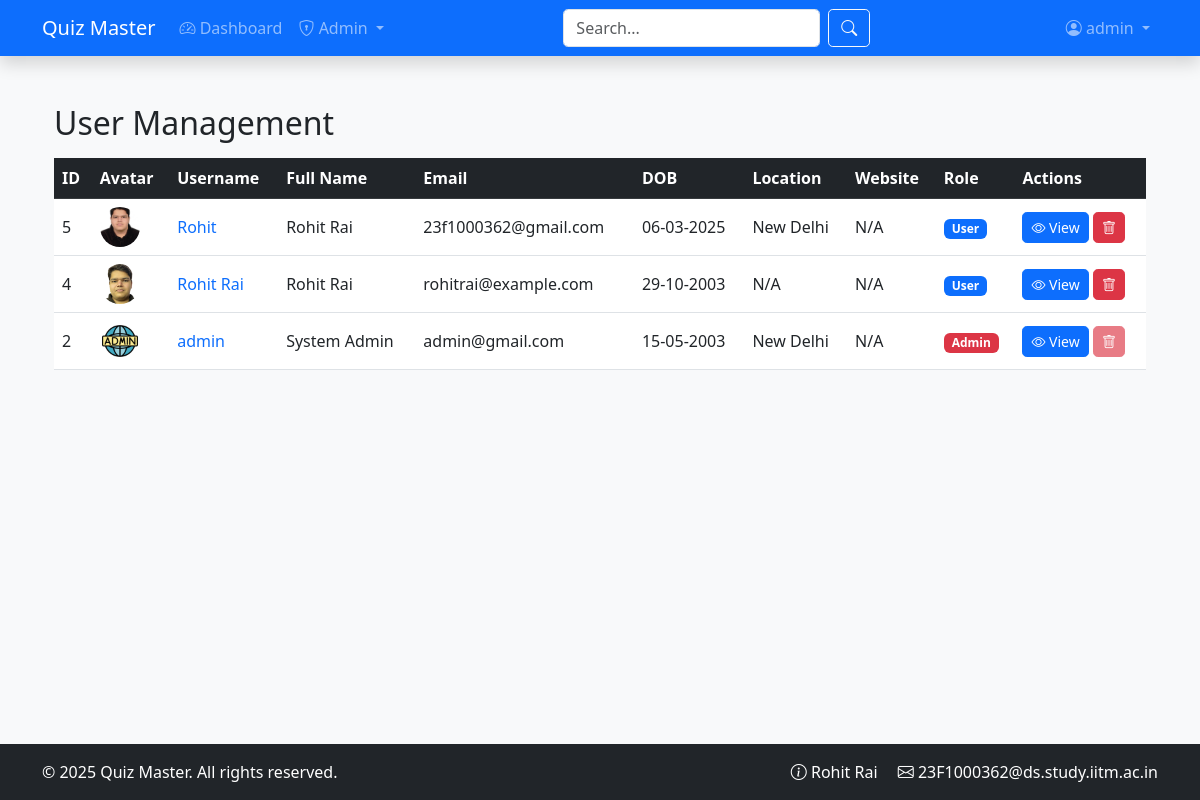
The app's page /admin/users (signed in) with its own data.
### application/models.py (models this page shows, shortened)
class User(UserMixin, db.Model):
    __tablename__ = 'users'
    id = db.Column(db.Integer, primary_key=True)
    username = db.Column(db.String(100), unique=True, nullable=False, index=True)
    password_hash = db.Column(db.String(128), nullable=False)
    full_name = db.Column(db.String(100), nullable=False)
    email = db.Column(db.String(120), unique=True, nullable=False)
    qualification = db.Column(db.String(100))
    dob = db.Column(db.Date)
    bio = db.Column(db.Text)
    location = db.Column(db.String(100))
    avatar = db.Column(db.String(255), nullable=True)
    website = db.Column(db.String(200))
    is_admin = db.Column(db.Boolean, default=False)
    is_admin = db.Column(db.Boolean, default=False)
    is_active = db.Column(db.Boolean, default=True)
    created_at = db.Column(db.DateTime, default=lambda: datetime.now(timezone.utc))
    last_seen = db.Column(db.DateTime, default=lambda: datetime.now(timezone.utc))
    scores = db.relationship('Score', back_populates='user', cascade='all, delete-orphan')
    quiz_attempts = db.relationship('QuizAttempt', back_populates='user', cascade='all, delete-orphan')
    @property
    def password(self):
        raise AttributeError('Password is not readable')

### application/blueprints/admin_bp.py (the view)
@admin_bp.route('/users')
@admin_required
def manage_users():
    users = User.query.order_by(User.username).all()
    return render_template('admin/manage_users.html', users=users)

### application/__init__.py (called while the page is built)
@login_manager.user_loader
def load_user(user_id):
    from application.models import User
    return User.query.get(int(user_id))

### application/templates/admin/manage_users.html (shortened to what this page needs)
{% extends "base.html" %}
{% block content %}
<div class="container mt-4">
    <h2>User Management</h2>
    <div class="table-responsive mt-3">
        <table class="table table-hover align-middle">
            <thead class="table-dark">
                <tr>
                    <th>ID</th>
                    <th>Avatar</th>
                    <th>Username</th>
                    <th>Full Name</th>
                    <th>Email</th>
                    <th>DOB</th>
                    <th>Location</th>
                    <th>Website</th>
                    <th>Role</th>
                    <th>Actions</th>
                </tr>
            </thead>
            <tbody>
                {% for user in users %}
                <tr>
                    <td>{{ user.id }}</td>
                    <td>
                        {% if user.avatar %}
                            <img src="{{ url_for('profile.serve_uploaded_file', filename=user.avatar) }}"
                                 alt="avatar"
                                 class="rounded-circle"
                                 style="width: 40px; height: 40px; object-fit: cover;">
                        {% else %}
                            <img src="{{ url_for('static', filename='images/default_avatar.png') }}"
                                 alt="avatar"
                                 class="rounded-circle"
                                 style="width: 40px; height: 40px; object-fit: cover;">
                        {% endif %}
                    </td>
                    <td>
                        <a href="{{ url_for('profile.view', username=user.username) }}" class="text-decoration-none">
                            {{ user.username }}
                        </a>
                    </td>
                    <td>{{ user.full_name or 'N/A' }}</td>
                    <td>{{ user.email }}</td>
                    <td>
                        {% if user.dob %}
                            {{ user.dob.strftime('%d-%m-%Y') }}
                        {% else %}
                            N/A
                        {% endif %}
                    </td>
                    <td>{{ user.location or 'N/A' }}</td>
                    <td>
                        {% if user.website %}
                            <a href="{{ user.website }}" target="_blank">{{ user.website }}</a>
                        {% else %}
                            N/A
                        {% endif %}
                    </td>
                    <td>
                        {% if user.is_admin %}
                            <span class="badge bg-danger">Admin</span>
                        {% else %}
                            <span class="badge bg-primary">User</span>
                        {% endif %}
                    </td>
                    <td>
                        <a href="{{ url_for('profile.view', username=user.username) }}" class="btn btn-sm btn-primary">
                            <i class="bi bi-eye"></i> View
                        </a>
                        <form class="d-inline" action="{{ url_for('admin.delete_user', user_id=user.id) }}" method="POST" onsubmit="return confirm('Are you sure you want to delete this user?');">
                            <button type="submit" class="btn btn-sm btn-danger" {% if user.id == current_user.id %}disabled{% endif %}>
                                <i class="bi bi-trash"></i>
                            </button>
                        </form>
                    </td>
                </tr>
                {% endfor %}
            </tbody>
        </table>
    </div>
</div>
{% endblock %}

### application/templates/base.html (shortened to what this page needs)
<!DOCTYPE html>
<html lang="en">
<head>
    <link href="https://cdn.jsdelivr.net/npm/bootstrap@5.3.0/dist/css/bootstrap.min.css" rel="stylesheet">
    <link rel="stylesheet" href="https://cdn.jsdelivr.net/npm/bootstrap-icons@1.11.1/font/bootstrap-icons.css">
    <link rel="stylesheet" href="{{ url_for('static', filename='css/main.css') }}">
</head>
<body class="d-flex flex-column min-vh-100">
    <nav class="navbar navbar-expand-lg navbar-dark bg-primary shadow">
        <div class="container">
            <a class="navbar-brand" href="{{ url_for('main.index') }}">
                 Quiz Master
            </a>
            <div class="collapse navbar-collapse" id="mainNav">
                <ul class="navbar-nav me-auto">
                    {% if current_user.is_authenticated %}
                        <li class="nav-item">
                            <a class="nav-link" href="{{ url_for('user.dashboard') }}">
                                <i class="bi bi-speedometer2"></i> Dashboard
                            </a>
                        </li>
                        {% if current_user.is_admin %}
                        <li class="nav-item dropdown">
                            <a class="nav-link dropdown-toggle" href="#" role="button" data-bs-toggle="dropdown">
                                <i class="bi bi-shield-lock"></i> Admin
                            </a>
                        </li>
                        {% endif %}
                    {% endif %}
                </ul>
                <form class="d-flex me-3" action="{{ url_for('main.search') }}" method="GET">
                    <input class="form-control me-2" type="text" name="q" placeholder="Search..." required>
                    <button class="btn btn-outline-light" type="submit">
                        <i class="bi bi-search"></i>
                    </button>
                </form>
                <ul class="navbar-nav ms-auto">
                    {% if current_user.is_authenticated %}
                        <li class="nav-item dropdown">
                            <a class="nav-link dropdown-toggle" href="#" role="button" data-bs-toggle="dropdown">
                                <i class="bi bi-person-circle"></i> {{ current_user.username }}
                            </a>
                        </li>
                    {% endif %}
                </ul>
            </div>
        </div>
    </nav>
    <main class="container flex-grow-1 mt-4">
        {% block content %}{% endblock %}
    </main>
    <footer class="bg-dark text-white mt-auto py-3">
        <div class="container">
            <div class="row">
                <div class="col-md-6">
                    <p class="mb-0">&copy; 2025 Quiz Master. All rights reserved.</p>
                </div>
                <div class="col-md-6 text-end">
                    <a href="#" class="text-white text-decoration-none me-3">
                        <i class="bi bi-info-circle"></i> Rohit Rai
                    </a>
                    <a href="#" class="text-white text-decoration-none">
                        <i class="bi bi-envelope"></i> 23F1000362@ds.study.iitm.ac.in
                    </a>
                </div>
            </div>
        </div>
    </footer>
</body>
</html>

### application/static/css/main.css (style rules this page uses)
body { font-family: 'Segoe UI', Tahoma, Geneva, Verdana, sans-serif; background-color: #f8f9fa; }
.navbar { box-shadow: 0 2px 4px rgba(0, 0, 0, 0.1); }
.table-responsive { overflow-x: auto; -webkit-overflow-scrolling: touch; }
.btn { border-radius: 0.3rem; }
.form-control, .form-select { border-radius: 0.3rem; }

### records on screen
User: username "admin", id "2", avatar (picture), full_name "System Admin", email "admin@gmail.com", dob "15-05-2003", location "New Delhi", shows "N/A", is_admin "Admin"
User: id "5", avatar (picture), username "Rohit", full_name "Rohit Rai", email "23f1000362@gmail.com", dob "06-03-2025", location "New Delhi", shows "N/A", is_admin "User"
User: id "4", avatar (picture), username "Rohit Rai", full_name "Rohit Rai", email "rohitrai@example.com", dob "29-10-2003", location "N/A", is_admin "User"
